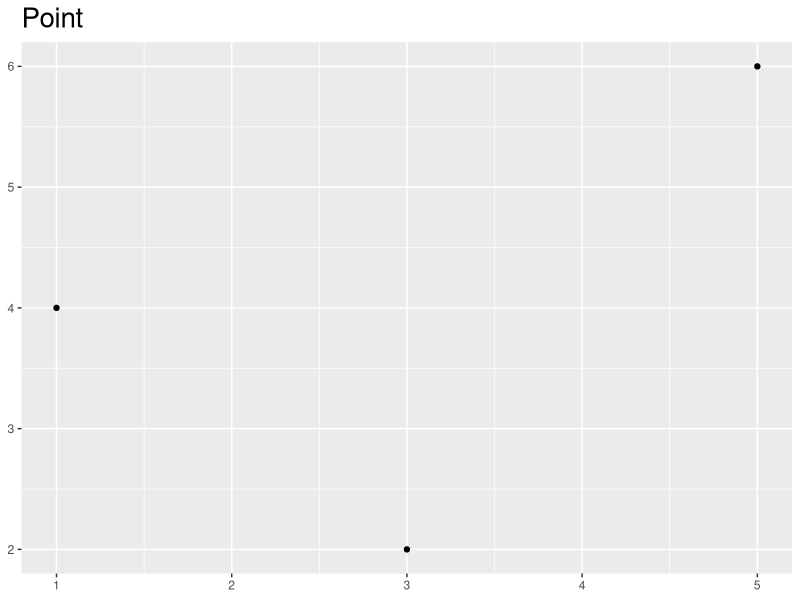
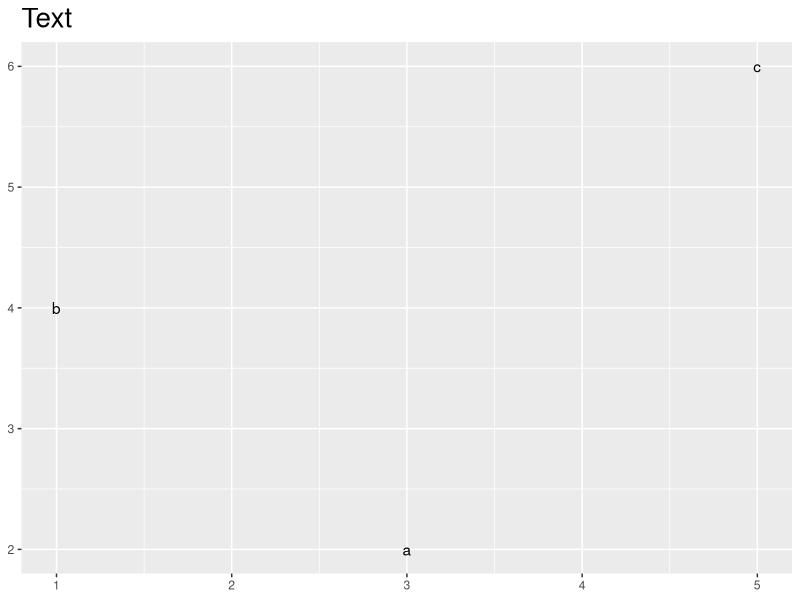
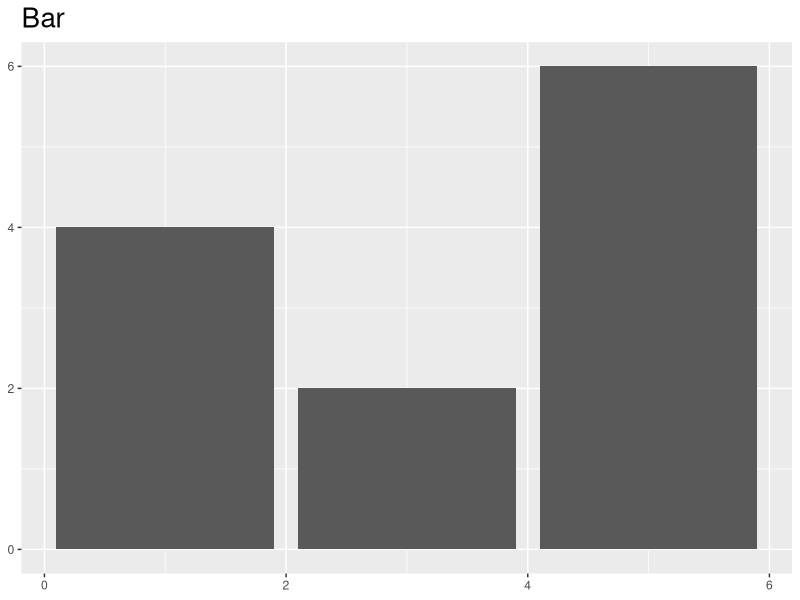
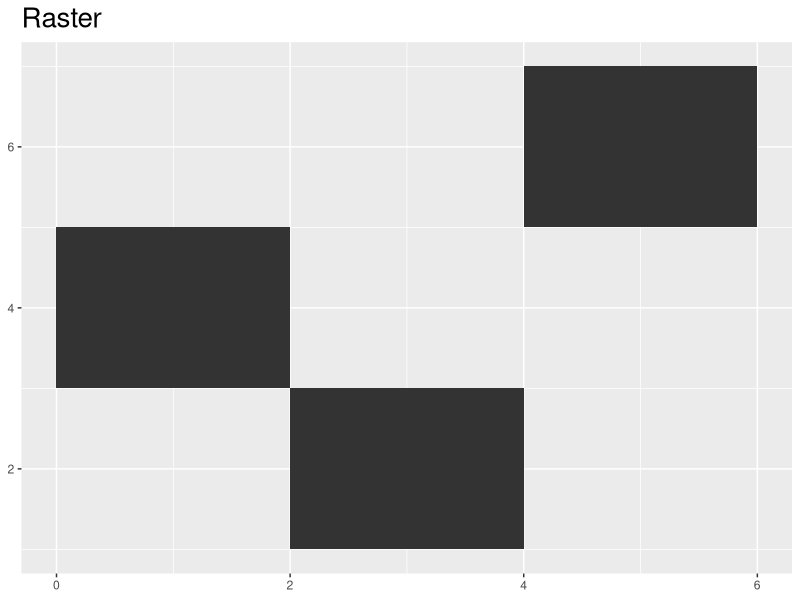
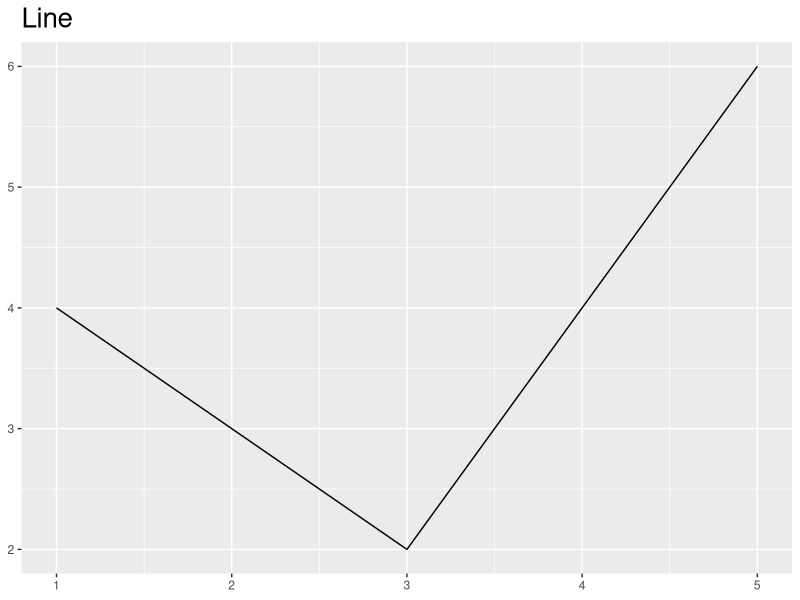
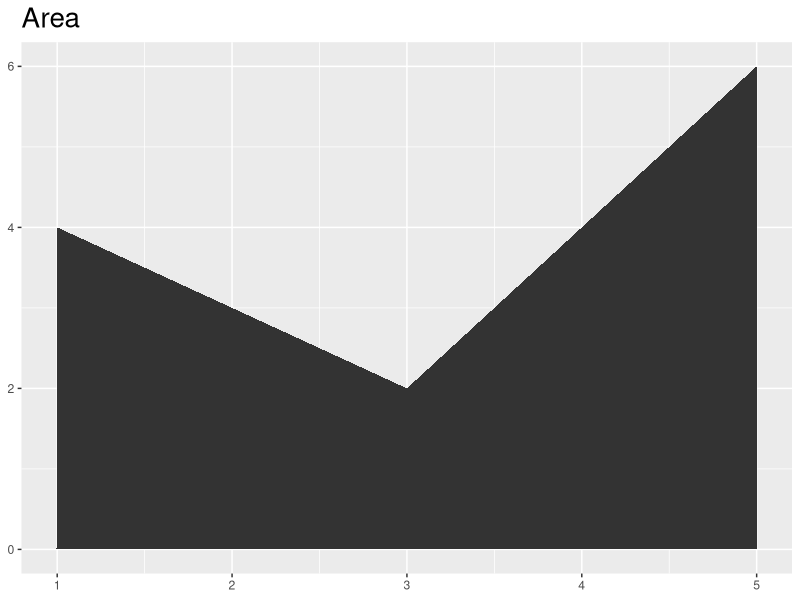
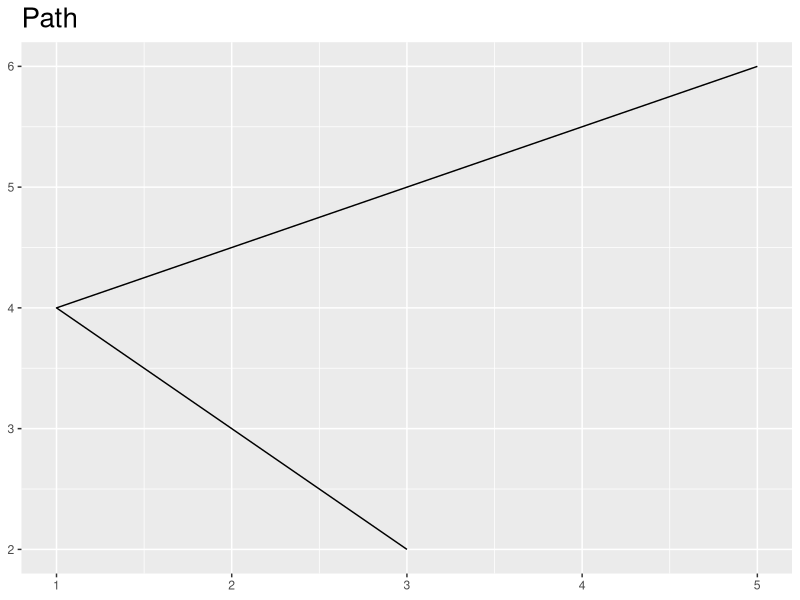
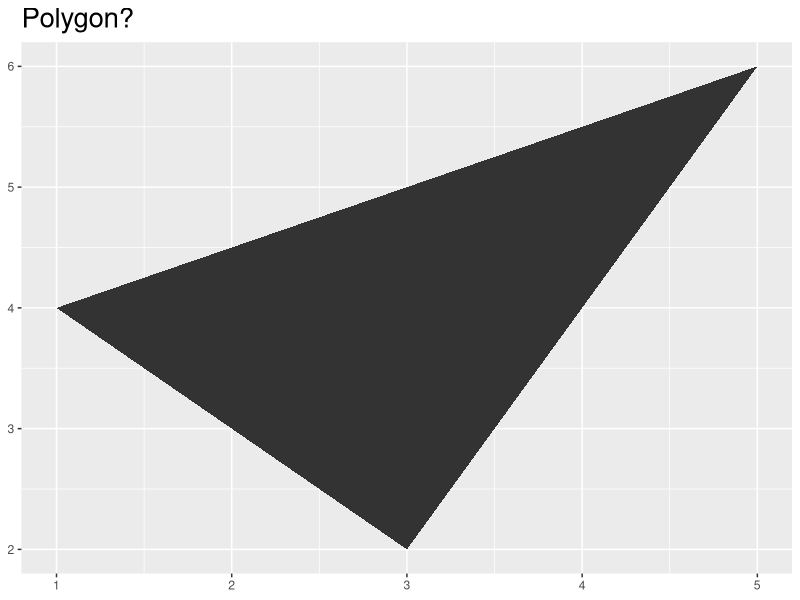

These figures' R source, in order:
## ---- chunk 1
library(ggplot2)
knitr::opts_chunk$set(echo = TRUE)
df <- data.frame(
  x = c(3,1,5),
  y = c(2,4,6),
  label = c("a", "b", "c")
)
p <- ggplot(df, aes(x,y, label = label)) +
  labs(x=NULL, y = NULL) + # Hide Axis Labels
  theme(plot.title = element_text(size = 20))
## ---- chunk 2
plot(p + geom_point() + ggtitle('Point'))
## ---- chunk 3
plot(p + geom_text() + ggtitle('Text'))
## ---- chunk 4
plot(p + geom_bar(stat = "identity") + ggtitle('Bar'))
## ---- chunk 5
plot(p + geom_tile() + ggtitle('Raster'))
## ---- chunk 6
plot(p + geom_line() + ggtitle('Line'))
## ---- chunk 7
plot(p + geom_area() + ggtitle('Area'))
## ---- chunk 8
plot(p + geom_path() + ggtitle('Path'))
## ---- chunk 9
plot(p + geom_polygon() + ggtitle('Polygon?'))
## ---- chunk 10
plot(p + geom_bar(width = 1, stat = "identity") + ggtitle('Bar'))
## ---- chunk 11
p <- ggplot(df, aes(x = "",y,label = label)) +
  labs(x=NULL, y = NULL) + # Hide Axis Labels
  theme(plot.title = element_text(size = 20))
plot(p + geom_bar(width = 1, stat = "identity") + coord_polar("x", start = 0) + ggtitle('Pie'))
## ---- chunk 12
ggplot(mpg, aes(displ, hwy)) + geom_point() + geom_smooth() # method = loess
